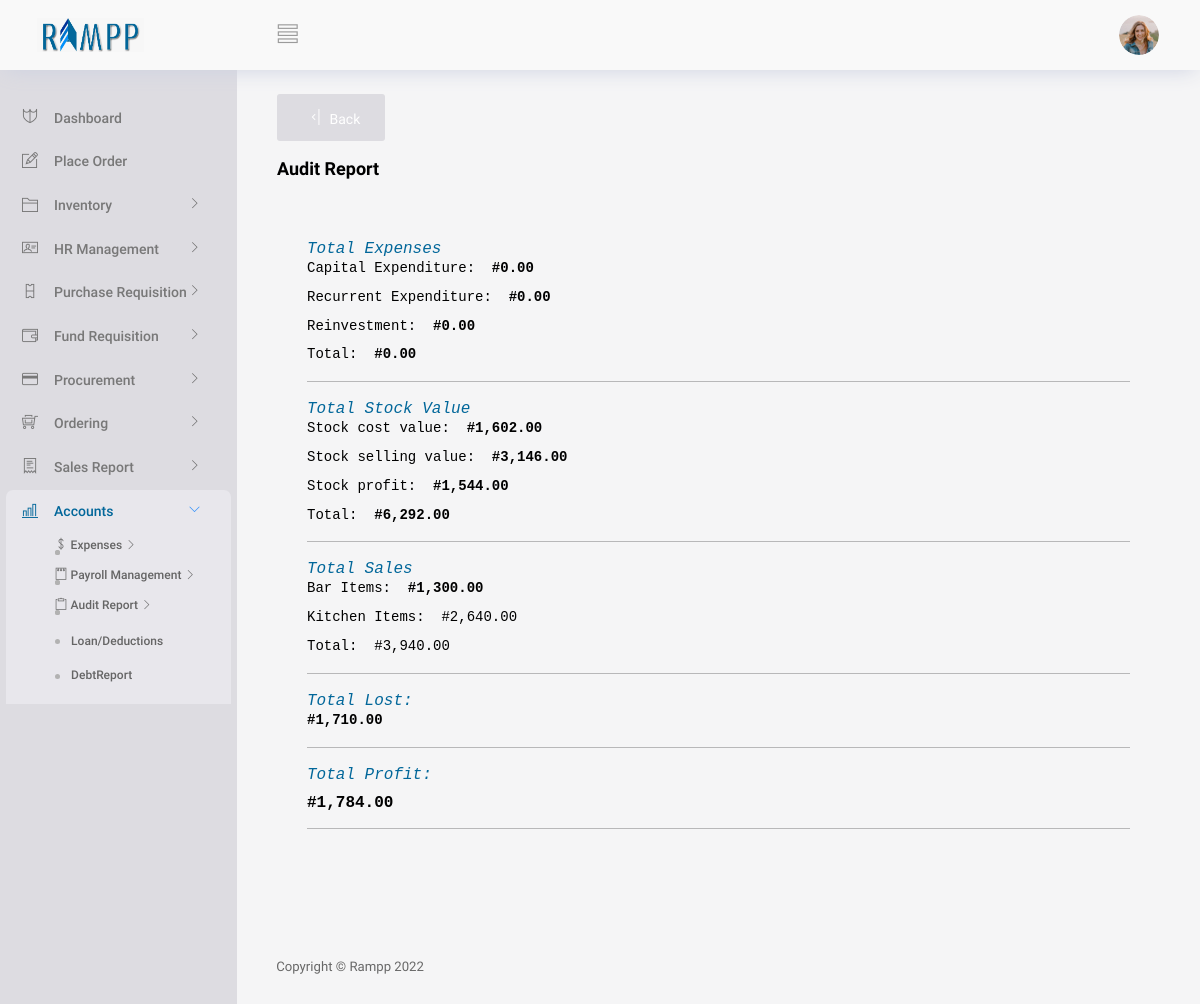
Page /View/Accounts/viewAuditReport.php (signed in) on the committed database.
### tables this page shows
CREATE TABLE IF NOT EXISTS `customaudit` (
  `id` int(11) NOT NULL AUTO_INCREMENT,
  `expensesCapital` int(100) NOT NULL,
  `expensesRecurrent` int(100) NOT NULL,
  `expensesReinvestment` int(100) NOT NULL,
  `stockCostValue` int(100) NOT NULL,
  `stockSellingValue` int(100) NOT NULL,
  `stockProfit` int(100) NOT NULL,
  `totalBar` int(100) NOT NULL,
  `totalKitchen` int(100) NOT NULL,
  `salesProfit` int(100) NOT NULL,
  `date` date NOT NULL DEFAULT '1111-11-11',
  `lost` int(70) NOT NULL,
  PRIMARY KEY (`id`)
);

### Controller/generalController.php (called while the page is built, shortened)
<?php
class GeneralController
{
    function getSingleAudit($conn)
    {
        $yy = date('Y');
        $mm = date('m');
        $items = array();
        $query = "SELECT * FROM customAudit WHERE MONTH(date) = '$mm' AND YEAR(date) = '$yy'";
        $results = mysqli_query($conn, $query);
        while ($row = mysqli_fetch_array($results)) {
            $items[] = $row;
        }
        return $items;
    }
}

### View/Accounts/viewAuditReport.php (the view, shortened to what this page needs)
<?php
   if(isset($_SESSION['validuser']))
   {
     include("../partials/_header.php");
     require("../../Controller/generalController.php");
     $conn = conString1();
     $UserUtils = new GeneralController();
     $data = $UserUtils-> getSingleAudit($conn);
?>
<body>
  <div class="container-scroller">
    <?php  include("../partials/_navbar.php"); ?>
    <div class="container-fluid page-body-wrapper">
      <div class="main-panel">
        <div class="content-wrapper gbgn">
        <button type="button" id="back" class="btn btn-icon-text text-white" style="background:#dddce1;" onClick="window.history.back()">
          <i class="ti-shift-left-alt btn-icon-append"></i>
          Back
        </button>
          <br/>
          <br/>
          <div class="row">
            <div class="col-md-12 grid-margin">
              <div class="d-flex justify-content-between align-items-center">
                <div>
                  <h4 class="font-weight-bold mb-0">Audit Report</h4>
                </div>
              </div>
            </div>
          </div>
         <div class="row">
            <div class="col-12 grid-margin off" >
              <div class="row">
                <?php
                  if (count($data) == 0) {
                ?>
                        <div class="alert alert-warning alert-dismissible fade show" role="alert">
                          <p class="mms">Audit Not Generated</p>
                          <button type="button" class="btn-close" data-bs-dismiss="alert" aria-label="Close"></button>
                        </div>
                <?php
                  }else{
                ?>
                  <div class="col-12 grid-margin ">
                    <div class="container">
                        <div class="bod1">
                        <samp><i style="color:#02679a;">Total Expenses</i> &nbsp;
                          <p class="dt">Capital Expenditure:&nbsp; <b><?php echo "#".number_format($data[0]['expensesCapital'],2,'.',',')  ?></b></p>
                          <p class="dt">Recurrent Expenditure:&nbsp; <b><?php echo "#".number_format($data[0]['expensesRecurrent'],2,'.',',')  ?></b></p>
                          <p class="dt">Reinvestment:&nbsp; <b><?php echo "#".number_format($data[0]['expensesReinvestment'],2,'.',',')  ?></b></p>
                          <p class="dt">Total:&nbsp; <b><?php echo "#".number_format(($data[0]['expensesCapital'] + $data[0]['expensesRecurrent']+ $data[0]['expensesReinvestment']),2,'.',',')  ?></b></p>
                      </samp>
                      <hr>
                      <samp><i style="color:#02679a;">Total Stock Value</i> &nbsp;
                          <p class="dt">Stock cost value:&nbsp; <b><?php echo "#".number_format($data[0]['stockCostValue'],2,'.',',' ) ?></b></p>
                          <p class="dt">Stock selling value:&nbsp; <b><?php echo "#".number_format($data[0]['stockSellingValue'],2,'.',',' )  ?></b></p>
                          <p class="dt">Stock profit:&nbsp; <b><?php echo "#".number_format($data[0]['stockProfit'],2,'.',',' )  ?></b></p>
                          <p class="dt">Total:&nbsp; <b><?php echo "#".number_format(($data[0]['stockCostValue'] + $data[0]['stockSellingValue'] + $data[0]['stockProfit']),2,'.',',' )  ?></b></p>
                      </samp>
                      <hr>
                      <samp><i style="color:#02679a;">Total Sales</i> &nbsp;
                          <p class="dt">Bar Items:&nbsp; <b><?php echo "#".number_format($data[0]['totalBar'],2,'.',',' )  ?></b></p>
                          <p class="dt">Kitchen Items: &nbsp;</b><?php echo "#".number_format($data[0]['totalKitchen'],2,'.',',' )  ?></p>
                          <p class="dt">Total: &nbsp;</b><?php echo "#".number_format(($data[0]['totalBar']+$data[0]['totalKitchen']),2,'.',',' )  ?></p>
                      </samp>
                      <hr>
                      <samp><i style="color:#02679a;">Total Lost:</i> &nbsp;
                          <b><p class="dt"><?php echo "#".number_format($data[0]['lost'],2,'.',',' ) ?></p></b>
                      </samp>
                      <hr>
                      <samp><i style="color:#02679a;">Total Profit:</i> &nbsp;
                          <b><p class="dt"></p><?php echo "#".number_format($data[0]['salesProfit'],2,'.',',' ) ?></b>
                      </samp>
                      <hr>
                        </div>
                    </div>
                  </div>
                <?php
                  }
                ?>
                    </div>
            </div>
         </div>
        </div>
        <?php include("../partials/_footer.php"); ?>
      </div>
    </div>
  </div>
  <?php
 include("../partials/_script.php");
?>
<?php
 }
 else
 {
     header("Location: ../../index.php?message=loginNot");
     exit;
 }
?>

### www/css/s1.css (style rules this page uses)
.gbgn { background-color: #dddce14d !important; }

### rows in the picture
customaudit: expensesCapital "0.00", expensesRecurrent "0.00", expensesReinvestment "0.00", expensesCapital+expensesRecurrent+expensesReinvestment "0.00", stockCostValue "1,602.00", stockSellingValue "3,146.00", stockProfit "1,544.00", stockCostValue+stockSellingValue+stockProfit "6,292.00", totalBar "1,300.00", totalKitchen "2,640.00", $data[0]['totalBar']+$data[0]['totalKitchen'] "3,940.00", lost "1,710.00", salesProfit "1,784.00"
